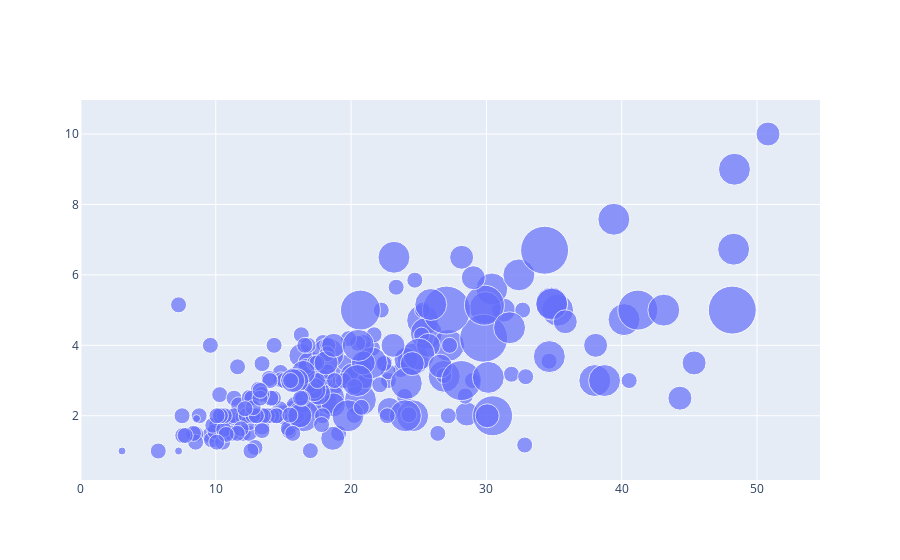

Notebook source saved alongside this figure:
### Markdown cell above
## (G). Making Scatter Plot with Size

### Code cell
fig = go.Figure()
fig.add_trace(go.Scatter(x=tips.total_bill,y=tips.tip,mode='markers',marker_size= 8*tips['size']))

### Figure 1 — Plotly figure (JSON) as saved in the notebook; plotly's stock layout.template omitted (floating-point values rounded to 4 significant figures; data arrays with more than 128 entries replaced by an {"elided": "..."} marker saying what was removed)
{"data": [{"marker": {"size": {"elided": "244 int values"}}, "mode": "markers", "type": "scatter", "x": {"elided": "244 float values"}, "y": {"elided": "244 float values"}}], "layout": {}}
